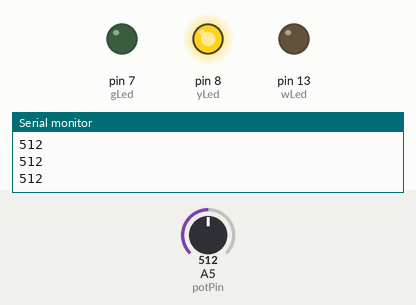
Simulated run of this sketch. Board: Arduino Uno, built with avr-gcc and run on an emulated ATmega328P. On the bench: output pins drawn as LEDs (lit = HIGH), the last lines printed to the serial monitor. The test bench sets the inputs (shaded band); at power-on: A5 (potPin) = 512.

Above: at 1.3 s.
1.4 s: A5 (potPin) set to 482
At 3.7 s:
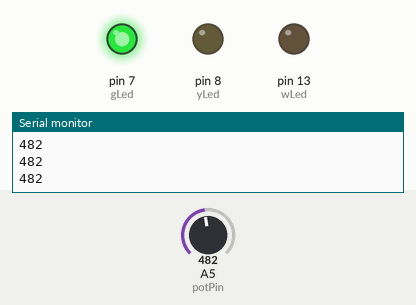
4.0 s: A5 (potPin) set to 810
At 5.3 s:
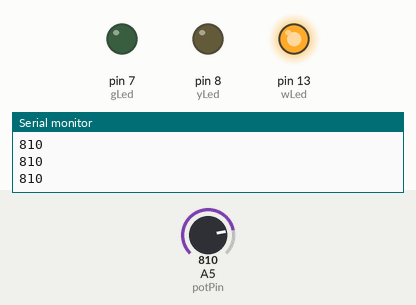
6.0 s: A5 (potPin) set to 793
At 6.8 s:
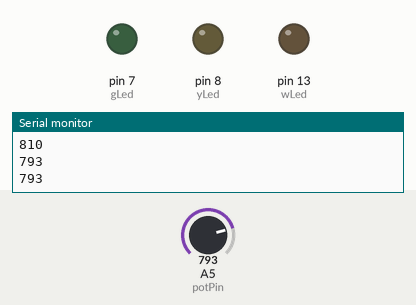
8.5 s: A5 (potPin) set to 900
At 10.0 s:
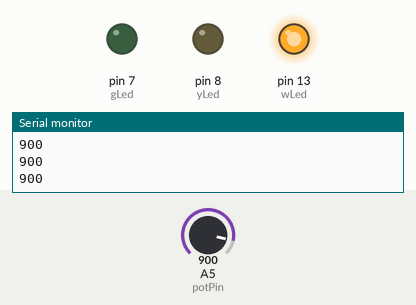
Timing chart, 0 to 11.5 s (numbered marks = the images above; inputs shaded):
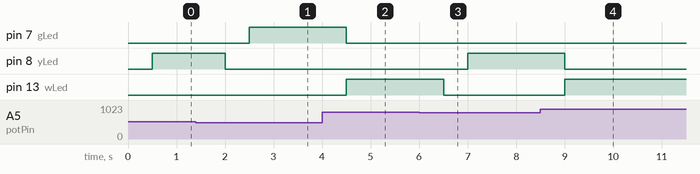

Measured:
- the behaviour switches between 501 and 500 on A5 (potPin) (found by bisection; images 0 and 1)
- the behaviour switches between 801 and 800 on A5 (potPin) (found by bisection; images 2 and 3)
- after the input at 1.4 s, pin 7 (gLed): LOW → HIGH after 1.1 s; pin 8 (yLed): HIGH → LOW after 0.60 s
- after the input at 4.0 s, pin 7 (gLed): HIGH → LOW after 0.50 s; pin 13 (wLed): LOW → HIGH after 0.50 s
- after the input at 6.0 s, pin 8 (yLed): LOW → HIGH after 1.0 s; pin 13 (wLed): HIGH → LOW after 0.50 s
- after the input at 8.5 s, pin 8 (yLed): HIGH → LOW after 0.51 s; pin 13 (wLed): LOW → HIGH after 0.51 s

The sketch:

potentiometer_LEDs_whileloops.ino
```cpp
int wLed = 13;
int yLed = 8;
int gLed = 7;
int potVal;
int potPin = A5;
int del = 500;

void setup() {
  // put your setup code here, to run once:
Serial.begin(9600);
pinMode(wLed,OUTPUT);
pinMode(yLed,OUTPUT);
pinMode(gLed,OUTPUT);
pinMode(potPin,INPUT);
}

void loop() {
  // put your main code here, to run repeatedly:
digitalWrite(wLed,LOW);
digitalWrite(yLed,LOW);
digitalWrite(gLed,LOW);
potVal = analogRead(potPin);
Serial.println(potVal);
delay(del);

while (potVal <= 500) {
  potVal = analogRead(potPin);
  digitalWrite(wLed,LOW);
  digitalWrite(yLed,LOW);
  digitalWrite(gLed,HIGH);
  Serial.println(potVal);
  delay(del);
}

while (potVal > 500 && potVal <= 800) {
  potVal = analogRead(potPin);
  digitalWrite(wLed,LOW);
  digitalWrite(yLed,HIGH);
  digitalWrite(gLed,LOW);
  Serial.println(potVal);
  delay(del);
}

while (potVal <= 1023 && potVal > 800) {
  potVal = analogRead(potPin);
  digitalWrite(wLed,HIGH);
  digitalWrite(yLed,LOW);
  digitalWrite(gLed,LOW);
  Serial.println(potVal);
  delay(del);
}

}
```
